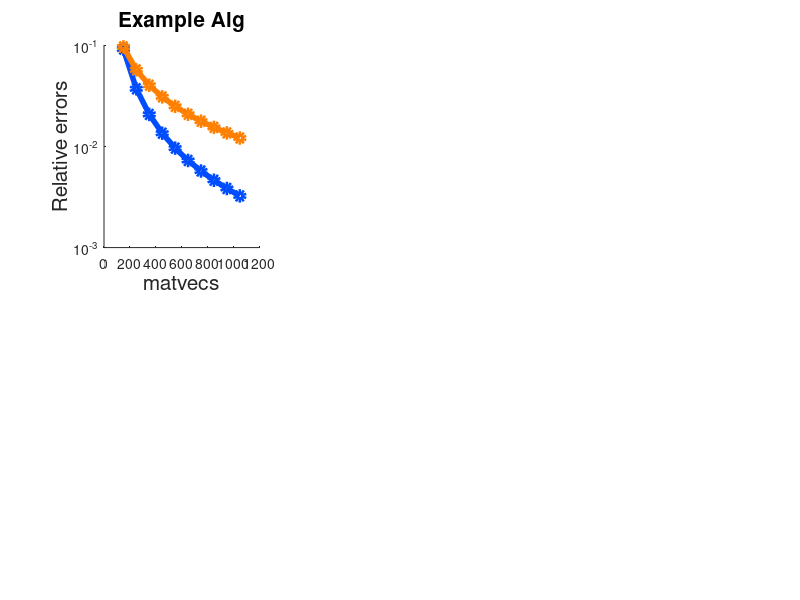

Write the MATLAB code that produced this figure. (Note: this script raises an error after producing the figure.)
mvecs = 150:100:1050;

load("bounds_comparison1.mat")
colors = [
0.0 0.3 1.0
0.0 0.8 0.0;
1.0 0.5 0.0; 
];

figure(1)

subplot(2,3,1)
hold on
semilogy(mvecs, BestErr_Fro./trG, '-o', 'Color', colors(1,:), 'LineWidth', 4);
semilogy(mvecs, BestErr_Tr./trG, '-o', 'Color', colors(3,:), 'LineWidth', 4);
hold off

set(gca, 'YScale', 'log'); 
xlabel('matvecs','fontsize',15)
ylabel('Relative errors','fontsize',15)
title('Example Alg','fontsize',15)
ax = gca;             % 'gca' prende l'asse corrente
ax.FontSize = 15; 


load("bounds_comparison2.mat")

figure(1)

subplot(2,3,2)
hold on
semilogy(mvecs, BestErr_Fro./trG, '-o', 'Color', colors(1,:), 'LineWidth', 4);
semilogy(mvecs, BestErr_Tr./trG, '-o', 'Color', colors(3,:), 'LineWidth', 4);
hold off

set(gca, 'YScale', 'log'); 
xlabel('matvecs','fontsize',15)
ylabel('Relative errors','fontsize',15)
title('Example Geom','fontsize',15)
ax = gca;             % 'gca' prende l'asse corrente
ax.FontSize = 15; 




load("bounds_comparison3.mat")


figure(1)

subplot(2,3,3)
hold on
semilogy(mvecs, BestErr_Fro./trG, '-o', 'Color', colors(1,:), 'LineWidth', 4);
semilogy(mvecs, BestErr_Tr./trG, '-o', 'Color', colors(3,:), 'LineWidth', 4);
hold off

set(gca, 'YScale', 'log'); 
xlabel('matvecs','fontsize',15)
ylabel('Relative errors','fontsize',15)
title('Example Gaps','fontsize',15)
ax = gca;             % 'gca' prende l'asse corrente
ax.FontSize = 15; 

 



load("bounds_comparison4.mat")

figure(1)

subplot(2,3,4)
hold on
semilogy(mvecs, BestErr_Fro./trG, '-o', 'Color', colors(1,:), 'LineWidth', 4);
semilogy(mvecs, BestErr_Tr./trG, '-o', 'Color', colors(3,:), 'LineWidth', 4);
hold off

set(gca, 'YScale', 'log'); 
xlabel('matvecs','fontsize',15)
ylabel('Relative errors','fontsize',15)
title('Example RBF','fontsize',15)
ax = gca;             % 'gca' prende l'asse corrente
ax.FontSize = 15; 
 



load("bounds_comparison5.mat")

figure(1)

subplot(2,3,5)
hold on
semilogy(mvecs, BestErr_Fro./trG, '-o', 'Color', colors(1,:), 'LineWidth', 4);
semilogy(mvecs, BestErr_Tr./trG, '-o', 'Color', colors(3,:), 'LineWidth', 4);
hold off

set(gca, 'YScale', 'log'); 
xlabel('matvecs','fontsize',15)
ylabel('Relative errors','fontsize',15)
title('Example Matérn(1/2)','fontsize',15)
ax = gca;             % 'gca' prende l'asse corrente
ax.FontSize = 15; 




load("bounds_comparison6.mat")


figure(1)

subplot(2,3,6)
hold on
h1 = semilogy(mvecs, BestErr_Fro./trG, '-o', 'Color', colors(1,:), 'LineWidth', 4);
h2 = semilogy(mvecs, BestErr_Tr./trG, '-o', 'Color', colors(3,:), 'LineWidth', 4);
hold off

set(gca, 'YScale', 'log'); 
xlabel('matvecs','fontsize',15)
ylabel('Relative errors','fontsize',15)
title('Example Matérn(3/2)','fontsize',15)
ax = gca;             % 'gca' prende l'asse corrente
ax.FontSize = 15; 

ax_leg = axes('Position',[0.1 0.01 0.8 0.05],'Visible','off'); 
lgd = legend(ax_leg, [h1 h2], {'one-sample','LowRank'}, ...
    'Orientation','horizontal','FontSize',18,'NumColumns',5);
lgd.Box = 'off';